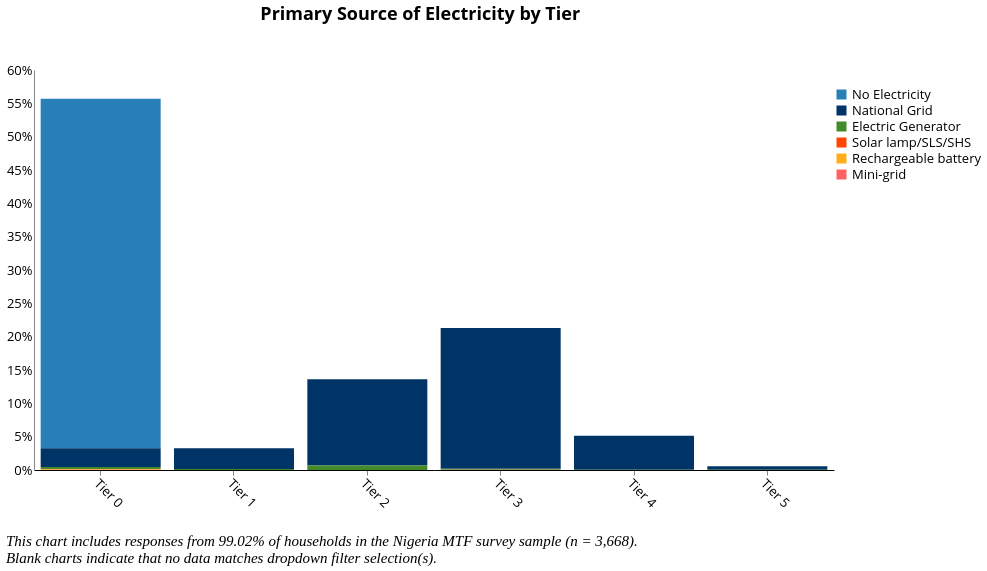

The Vega-Lite source for this figure:
### Vega-Lite specification from a JSON file in a GitHub repository (floating-point values rounded to 4 significant figures; data arrays with more than 128 entries replaced by an {"elided": "..."} marker saying what was removed)
{"width": 800, "height": 400, "config": {"title": {"fontSize": 18, "font": "Open Sans", "anchor": "center", "fontColor": "#000000"}, "axisX": {"domain": true, "domainColor": "#000000", "grid": false, "labelFont": "Open Sans", "labelFontSize": 13, "titleFont": "Open Sans", "titleFontSize": 13, "titleFontWeight": "normal", "title": "X Axis Title (units)", "labelAngle": 45}, "axisY": {"domain": true, "grid": false, "gridColor": "#DEDDDD", "gridWidth": 1, "labelFont": "Open Sans", "labelFontSize": 13, "labelAngle": 0, "ticks": false, "titleFont": "Open Sans", "titleFontSize": 13, "titleFontWeight": "normal", "titlePadding": 10, "title": "Y Axis Title (units)"}, "range": {"category": ["#2980B9", "#003366", "#FFAE19", "#FF4500", "#438B28", "#45B39D", "#99ADC1", "#212F3C"]}, "legend": {"labelFont": "Open Sans", "labelFontSize": 13, "symbolType": "square", "symbolSize": 100, "titleFont": "Open Sans", "titleFontSize": 13, "titleFontWeight": "normal", "title": "Legend", "orient": "right", "offset": 0}, "tooltip": {"font": "Open Sans"}, "view": {"stroke": "transparent", "text": {"font": "Open Sans", "color": ["#2980B9", "#003366", "#FFAE19", "#FF4500", "#438B28", "#45B39D", "#99ADC1", "#212F3C"], "fontSize": 13, "align": "right", "fontWeight": 400, "size": 13}, "bar": {"size": 40, "binSpacing": 1, "continuousBandSize": 30, "discreteBandSize": 30, "stroke": false}}}, "concat": [{"layer": [{"mark": "bar", "encoding": {"color": {"field": "main_src_elec", "scale": {"domain": ["No Electricity", "National Grid", "Electric Generator", "Solar lamp/SLS/SHS", "Rechargeable battery", "Mini-grid"], "range": ["#2980B9", "#003366", "#438B28", "#FF4500", "#FFAE19", "#FF6162"]}, "title": " ", "type": "nominal"}, "tooltip": [{"field": "main_src_elec", "title": "Electricity Source", "type": "nominal"}, {"aggregate": "sum", "field": "pct", "format": ".2%", "title": "Percentage", "type": "quantitative"}], "x": {"axis": {"title": ""}, "field": "elc_aggr_tier", "type": "nominal"}, "y": {"aggregate": "sum", "axis": {"format": "%", "title": ""}, "field": "pct", "type": "quantitative"}}, "height": 400, "selection": {"selector017": {"type": "single", "fields": ["i19a"], "bind": {"input": "select", "options": [null, "Wood purchased", "Wood collected", "Crop Residue/Plant Biomass", "Kerosene", "Charcoal", "LPG/cooking gas", "Electric", "Charcoal Briquettes", "Garbage", "Piped Natural Gas", "Coal Briquette", "Biomass Briquette", "Other, specify", "Coal/lignite"], "labels": ["All Responses", "Wood purchased", "Wood collected", "Crop Residue/Plant Biomass", "Kerosene", "Charcoal", "LPG/cooking gas", "Electric", "Charcoal Briquettes", "Garbage", "Piped Natural Gas", "Coal Briquette", "Biomass Briquette", "Other", "Coal/lignite"], "name": "Primary Source of Cooking Fuel  "}}, "selector016": {"type": "single", "fields": ["primary_stove"], "bind": {"input": "select", "options": [null, "3-Stone/Open Fire Stove", "Koresone Stove", "Missing Data", "Manufactured Stove Traditional", "LPG/Natural Gas Stove", "Electric Stove"], "labels": ["All Responses", "3-Stone/Open Fire Stove", "Kerosene Stove", "Primary Stove Not Listed", "Manufactured Stove Traditional", "LPG/Natural Gas Stove", "Electric Stove"], "name": "Primary Stove  "}}, "selector015": {"type": "single", "fields": ["c2"], "bind": {"input": "select", "options": [null, "Yes", "No"], "labels": ["All Responses", "Yes", "No"], "name": "Is the household connected to the national grid?  "}}, "selector014": {"type": "single", "fields": ["locality"], "bind": {"input": "select", "options": [null, 0, 1], "labels": ["National", "Urban", "Rural"], "name": "Locality Breakdown  "}}}, "title": {"text": ["Primary Source of Electricity by Tier"], "color": "black", "subtitleColor": "black", "offset": 40}, "transform": [{"joinaggregate": [{"op": "count", "field": "*", "as": "total"}]}, {"calculate": "1 / datum.total", "as": "pct"}], "width": 800}, {"mark": {"type": "text", "align": "center", "baseline": "bottom"}, "encoding": {"color": {"field": "main_src_elec", "scale": {"domain": ["No Electricity", "National Grid", "Electric Generator", "Solar lamp/SLS/SHS", "Rechargeable battery", "Mini-grid"], "range": ["#2980B9", "#003366", "#438B28", "#FF4500", "#FFAE19", "#FF6162"]}, "title": " ", "type": "nominal"}, "tooltip": [{"field": "main_src_elec", "title": "Electricity Source", "type": "nominal"}, {"aggregate": "sum", "field": "pct", "format": ".2%", "title": "Percentage", "type": "quantitative"}], "x": {"axis": {"title": ""}, "field": "elc_aggr_tier", "type": "nominal"}, "y": {"aggregate": "sum", "axis": {"format": "%", "title": ""}, "field": "pct", "type": "quantitative"}}, "height": 400, "title": {"text": ["Primary Source of Electricity by Tier"], "color": "black", "subtitleColor": "black", "offset": 40}, "transform": [{"joinaggregate": [{"op": "count", "field": "*", "as": "total"}]}, {"calculate": "1 / datum.total", "as": "pct"}], "width": 800}], "transform": [{"filter": {"selection": "selector017"}}, {"filter": {"selection": "selector016"}}, {"filter": {"selection": "selector015"}}, {"filter": {"selection": "selector014"}}]}], "data": {"name": "data-b1e1f403d8debb47f383268714b45634"}, "title": {"text": ["", "", "This chart includes responses from 99.02% of households in the Nigeria MTF survey sample (n = 3,668).", "Blank charts indicate that no data matches dropdown filter selection(s)."], "anchor": "start", "baseline": "bottom", "font": "Times New Roman", "fontSize": 15, "fontStyle": "italic", "fontWeight": "normal", "orient": "bottom"}, "$schema": "https://vega.github.io/schema/vega-lite/v4.17.0.json", "datasets": {"data-b1e1f403d8debb47f383268714b45634": {"elided": "3632 records"}}}
